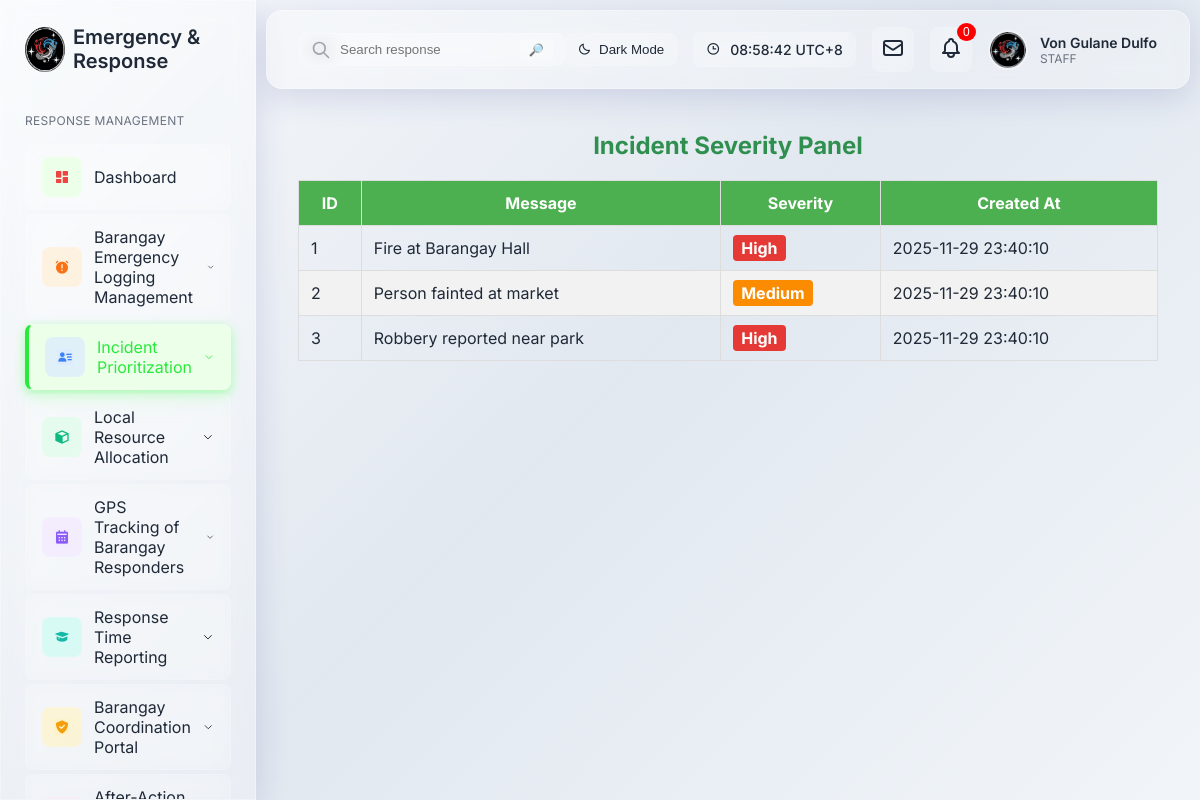
Page /staff/Sub2/Severity.php (signed in) on the committed database.
### tables this page shows
CREATE TABLE `users` (
  `id` int(11) NOT NULL,
  `first_name` varchar(50) NOT NULL,
  `middle_name` varchar(50) DEFAULT NULL,
  `last_name` varchar(50) NOT NULL,
  `username` varchar(50) NOT NULL,
  `contact` varchar(20) NOT NULL,
  `address` text NOT NULL,
  `date_of_birth` date NOT NULL,
  `email` varchar(100) NOT NULL,
  `password` varchar(255) NOT NULL,
  `role` enum('ADMIN','STAFF','USER') DEFAULT 'USER',
  `is_verified` tinyint(1) DEFAULT 0,
  `verification_code` varchar(10) DEFAULT NULL,
  `code_expiry` datetime DEFAULT NULL,
  `created_at` timestamp NOT NULL DEFAULT current_timestamp(),
  `updated_at` timestamp NOT NULL DEFAULT current_timestamp() ON UPDATE current_timestamp(),
  `reset_token` varchar(64) DEFAULT NULL,
  `token_expiry` datetime DEFAULT NULL
);

CREATE TABLE `emergency_notifications` (
  `id` int(10) UNSIGNED NOT NULL,
  `type` varchar(50) NOT NULL,
  `message` text NOT NULL,
  `severity` varchar(20) DEFAULT 'Normal',
  `lat` decimal(10,7) DEFAULT NULL,
  `lng` decimal(10,7) DEFAULT NULL,
  `dispatched` tinyint(1) DEFAULT 0,
  `dispatched_at` datetime DEFAULT NULL,
  `created_at` datetime DEFAULT current_timestamp(),
  `updated_at` datetime DEFAULT current_timestamp() ON UPDATE current_timestamp()
);

### staff/Sub2/Severity.php (the view, shortened to what this page needs)
<?php
require_once '../../config/db_connection.php';
$user_id = $_SESSION['user_id'];
$query = "SELECT first_name, middle_name, last_name, role FROM users WHERE id = ?";
$stmt = $pdo->prepare($query);
$stmt->execute([$user_id]);
$user = $stmt->fetch();
$full_name = $user ? trim($user['first_name'].' '.$user['middle_name'].' '.$user['last_name']) : "User";
$role = $user ? $user['role'] : "USER";
$stmt = $pdo->query("SELECT id, message, severity, created_at FROM emergency_notifications ORDER BY created_at DESC");
$notifications = $stmt->fetchAll(PDO::FETCH_ASSOC);
?>
<!DOCTYPE html>
<html lang="en">
<head>
    <link href='https://unpkg.com/boxicons@2.1.4/css/boxicons.min.css' rel='stylesheet'>
    <link rel="stylesheet" href="../../css/emergency.css">
</head>
<body>
    <div class="container">
        <div class="sidebar">
            <div class="logo">
                <div class="logo-icon">
                    <img src="../../img/Logocircle.png" alt="Fire & Rescue Logo" style="width: 40px; height: 45px;">
                </div>
                <span class="logo-text">Emergency & Response</span>
            </div>
<div class="menu-section">
    <p class="menu-title">RESPONSE MANAGEMENT</p>
    <div class="menu-items">
        <a href="../staff_dashboard.php" class="menu-item" id="dashboard-menu">
            <div class="icon-box icon-bg-red">
                <i class='bx bxs-dashboard icon-red'></i>
            </div>
            <span class="font-medium">Dashboard</span>
        </a>
        <div class="menu-item" onclick="toggleSubmenu('fire-incident')">
            <div class="icon-box icon-bg-orange">
                <i class='bx bxs-alarm-exclamation icon-orange'></i>
            </div>
            <span class="font-medium">Barangay Emergency Logging Management</span>
            <svg class="dropdown-arrow menu-icon" fill="none" stroke="currentColor" viewBox="0 0 24 24">
                <path stroke-linecap="round" stroke-linejoin="round" stroke-width="2" d="M19 9l-7 7-7-7"></path>
            </svg>
        </div>
        <div class="menu-item active" onclick="toggleSubmenu('volunteer')">
            <div class="icon-box icon-bg-blue">
                <i class='bx bxs-user-detail icon-blue'></i>
            </div>
            <span class="font-medium">Incident Prioritization</span>
            <svg class="dropdown-arrow menu-icon" fill="none" stroke="currentColor" viewBox="0 0 24 24">
                <path stroke-linecap="round" stroke-linejoin="round" stroke-width="2" d="M19 9l-7 7-7-7"></path>
            </svg>
        </div>
        <div class="menu-item" onclick="toggleSubmenu('inventory')">
            <div class="icon-box icon-bg-green">
                <i class='bx bxs-cube icon-green'></i>
            </div>
            <span class="font-medium">Local Resource Allocation</span>
            <svg class="dropdown-arrow menu-icon" fill="none" stroke="currentColor" viewBox="0 0 24 24">
                <path stroke-linecap="round" stroke-linejoin="round" stroke-width="2" d="M19 9l-7 7-7-7"></path>
            </svg>
        </div>
        <div class="menu-item" onclick="toggleSubmenu('schedule')">
            <div class="icon-box icon-bg-purple">
                <i class='bx bxs-calendar icon-purple'></i>
            </div>
            <span class="font-medium">GPS Tracking of Barangay Responders</span>
            <svg class="dropdown-arrow menu-icon" fill="none" stroke="currentColor" viewBox="0 0 24 24">
                <path stroke-linecap="round" stroke-linejoin="round" stroke-width="2" d="M19 9l-7 7-7-7"></path>
            </svg>
        </div>
        <div class="menu-item" onclick="toggleSubmenu('training')">
            <div class="icon-box icon-bg-teal">
                <i class='bx bxs-graduation icon-teal'></i>
            </div>
            <span class="font-medium">Response Time Reporting</span>
            <svg class="dropdown-arrow menu-icon" fill="none" stroke="currentColor" viewBox="0 0 24 24">
                <path stroke-linecap="round" stroke-linejoin="round" stroke-width="2" d="M19 9l-7 7-7-7"></path>
            </svg>
        </div>
        <div class="menu-item" onclick="toggleSubmenu('inspection')">
            <div class="icon-box icon-bg-yellow">
                <i class='bx bxs-check-shield icon-yellow'></i>
            </div>
            <span class="font-medium">Barangay Coordination Portal</span>
            <svg class="dropdown-arrow menu-icon" fill="none" stroke="currentColor" viewBox="0 0 24 24">
                <path stroke-linecap="round" stroke-linejoin="round" stroke-width="2" d="M19 9l-7 7-7-7"></path>
            </svg>
        </div>
        <div class="menu-item" onclick="toggleSubmenu('postincident')">
            <span class="font-medium">After-Action Feedback Management</span>
        </div>
    </div>
</div>
        </div>
        <div class="main-content">
            <div class="header">
                <div class="header-content">
                    <div class="search-container">
                        <div class="search-box">
                            <svg class="search-icon" fill="none" stroke="currentColor" viewBox="0 0 24 24">
                                <path stroke-linecap="round" stroke-linejoin="round" stroke-width="2" d="M21 21l-6-6m2-5a7 7 0 11-14 0 7 7 0 0114 0z"></path>
                            </svg>
                            <input type="text" placeholder="Search response" class="search-input">
                            <kbd class="search-shortcut">🔎</kbd>
                        </div>
                    </div>
                    <div class="header-actions">
                        <button class="theme-toggle" id="theme-toggle">
                            <i class='bx bx-moon'></i>
                            <span>Dark Mode</span>
                        </button>
                        <div class="time-display" id="time-display">
                            <i class='bx bx-time time-icon'></i>
                            <span id="current-time">Loading...</span>
                        </div>
                        <button class="header-button">
                            <svg class="header-button-icon" fill="none" stroke="currentColor" viewBox="0 0 24 24">
                                <path stroke-linecap="round" stroke-linejoin="round" stroke-width="2" d="M3 8l7.89 5.26a2 2 0 002.22 0L21 8M5 19h14a2 2 0 002-2V7a2 2 0 00-2-2H5a2 2 0 00-2 2v10a2 2 0 002 2z"></path>
                            </svg>
                        </button>
<button class="header-button" id="notifBtn">
    <span id="notifBadge" class="notif-badge">0</span>
</button>
                        <div class="user-profile">
                             <img src="../../img/Logocircle.png" alt="User" class="user-avatar">
                            <div class="user-info">
                                <p class="user-name"><?php echo $full_name; ?></p>
                                <p class="user-email"><?php echo $role; ?></p>
                          </div>
                        </div>
                    </div>
                </div>
            </div>
            <div class="dashboard-content">
 <h2>Incident Severity Panel</h2>
    <table>
        <thead>
            <tr>
                <th>ID</th>
                <th>Message</th>
                <th>Severity</th>
                <th>Created At</th>
            </tr>
        </thead>
        <tbody id="severityTable">
            <?php foreach($notifications as $notif): ?>
            <tr>
                <td><?= $notif['id'] ?></td>
                <td><?= htmlspecialchars($notif['message']) ?></td>
                <td>
                    <span class="severity <?= strtolower($notif['severity']) ?>"><?= htmlspecialchars($notif['severity']) ?></span>
                </td>
                <td><?= $notif['created_at'] ?></td>
            </tr>
            <?php endforeach; ?>
        </tbody>
    </table>
            </div>
        </div>
    </div>
</body>
</html>

### staff/Sub2/Severity.php (style rules this page uses)
h2 { color: #2f8f4f; text-align: center; margin-bottom: 20px; }
table { width: 100%; border-collapse: collapse; margin-top: 20px; }
th, td { padding: 12px; border: 1px solid #ddd; }
thead { background: #4CAF50; color: white; }
tbody tr:nth-child(even) { background: #f2f2f2; }
.severity { font-weight: bold; padding: 3px 8px; border-radius: 4px; color: white; }
.severity.high { background-color: #e53935; }
.severity.medium { background-color: #fb8c00; }
.notif-badge { background: red; color: white; font-size: 12px; padding: 2px 6px; border-radius: 50%; position: absolute; top: -5px; right: -5px; }
.header { position: relative; z-index: 1000; }

### rows in the picture
users: full_name "Von Gulane Dulfo", role "STAFF"
emergency_notifications: id "1", message "Fire at Barangay Hall", severity "High", created_at "2025-11-29 23:40:10"
emergency_notifications: id "2", message "Person fainted at market", severity "Medium", created_at "2025-11-29 23:40:10"
emergency_notifications: id "3", message "Robbery reported near park", severity "High", created_at "2025-11-29 23:40:10"
